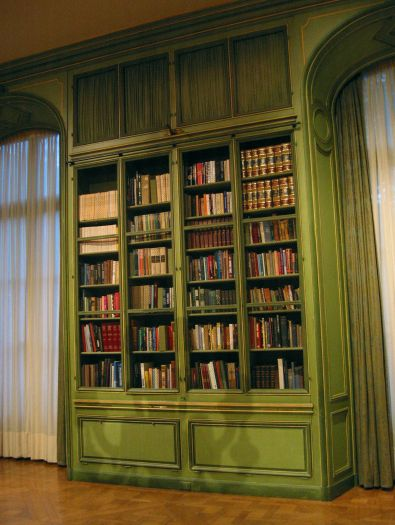
#> input picture Images/bookshelf.jpg, 395 x 525 px
$ python -i harris.py   (imports and definitions only)
#> lines starting #> are read from the running program, lines starting #| are printed output that depends on the picture
from numpy import *
from pylab import *
from scipy.ndimage import filters
from matplotlib.pyplot import *


def compute_harris_response(image, sigma=3):
    temp1 = np.zeros(image.shape)
    filters.gaussian_filter(image, (sigma, sigma), (0, 1), temp1)
    temp2 = np.zeros(image.shape)
    filters.gaussian_filter(image, (sigma, sigma), (1, 0), temp2)

    Wxx = filters.gaussian_filter(temp1 * temp1, sigma)
    Wxy = filters.gaussian_filter(temp1 * temp2, sigma)
    Wyy = filters.gaussian_filter(temp2 * temp2, sigma)
    # determinant and trace
    Wdet = Wxx * Wyy - Wxy ** 2
    Wtr = Wxx + Wyy

    return Wdet / Wtr


# [101 lines left out: functions get_harris_points, get_descriptors, match, match_twosided, appendimages, plot_matches, not called in this run]

>>> import cv2
>>> picture = cv2.imread('../Images/bookshelf.jpg', cv2.IMREAD_GRAYSCALE)
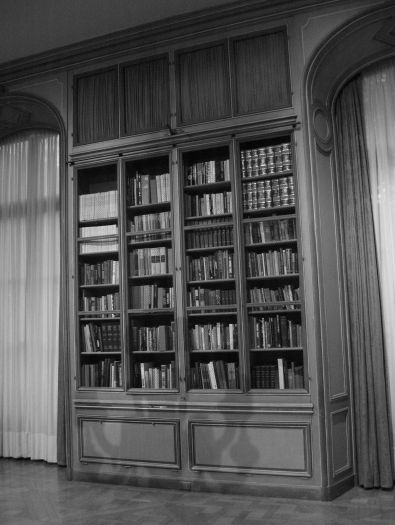
#> picture: shape (525, 395); min 0, max 234, mean 82.5
>>> result = compute_harris_response(picture)
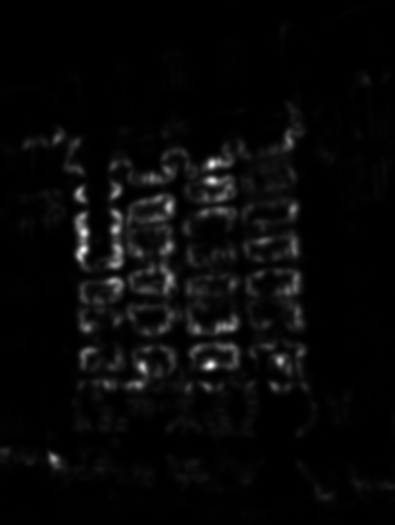
#> result: shape (525, 395) float64; min 0.000182, max 30.62, mean 1; drawn with min black and max white

$ run again, on Images/nieuwekerk1.jpg
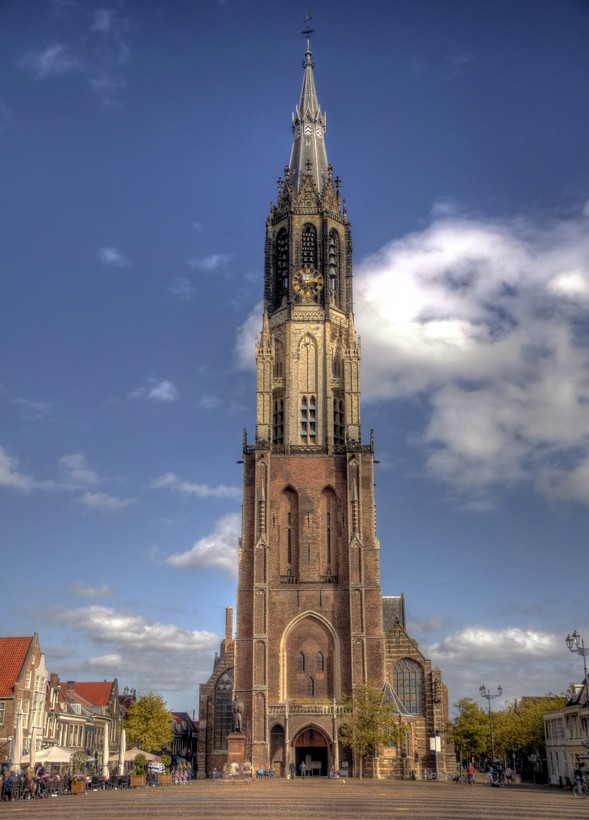
#> input picture Images/nieuwekerk1.jpg, 589 x 820 px
#> `picture = cv2.imread('../Images/bookshelf.jpg', cv2.IMREAD_GRAYSCALE)`:
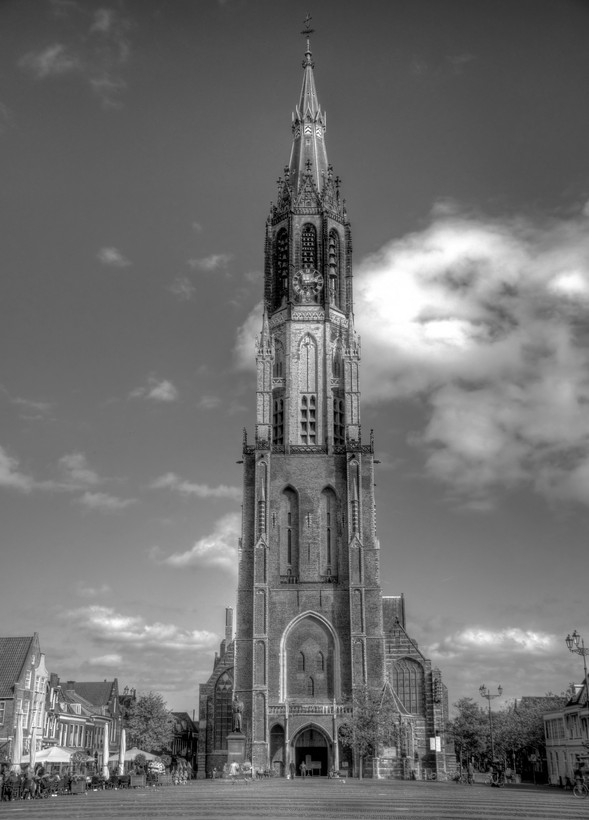
#> picture: shape (820, 589); min 0, max 255, mean 111.3
#> `result = compute_harris_response(picture)`:
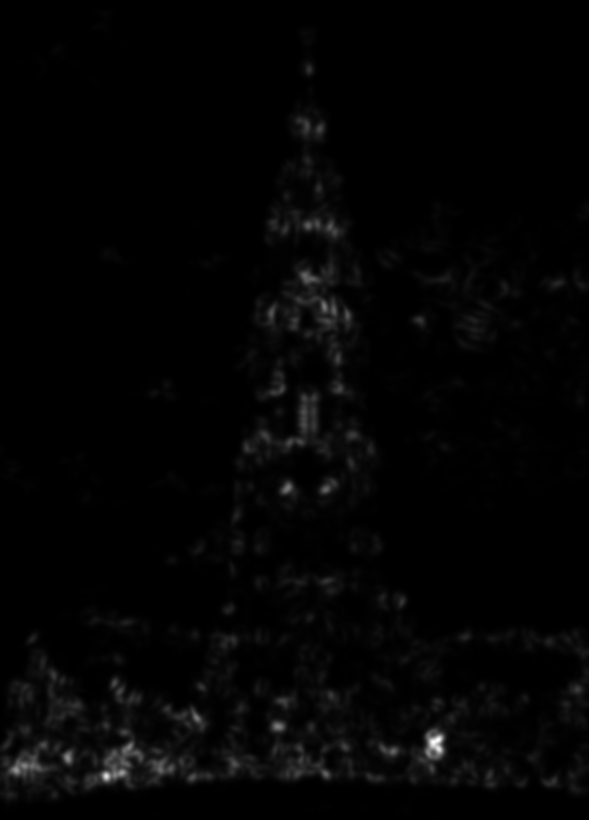
#> result: shape (820, 589) float64; min 3.02e-05, max 35.55, mean 0.6; drawn with min black and max white

$ run again, on Images/nieuwekerk2.jpg
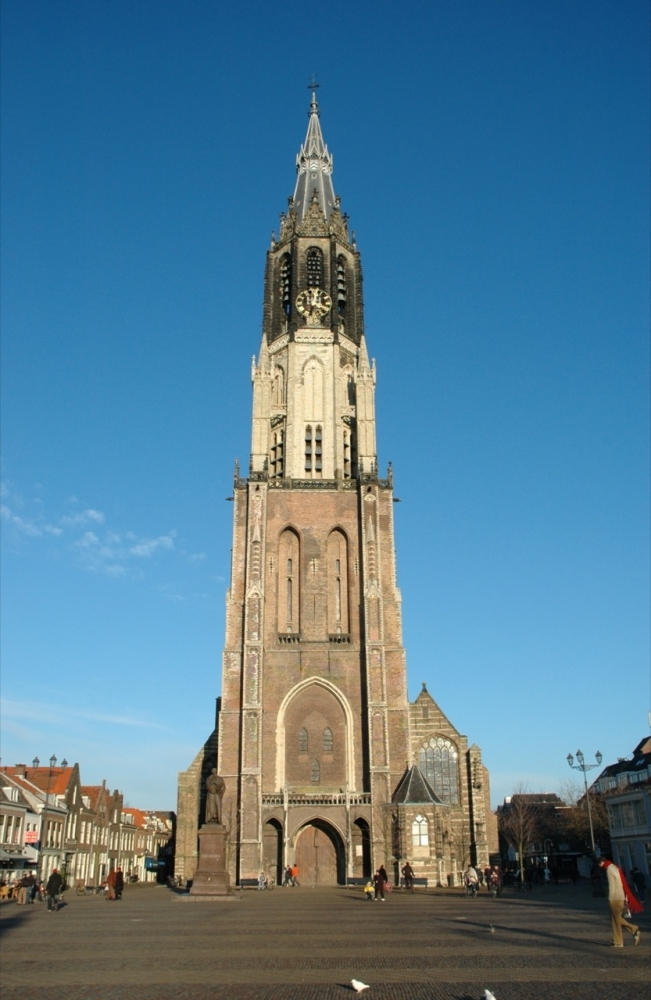
#> input picture Images/nieuwekerk2.jpg, 651 x 1000 px
#> `picture = cv2.imread('../Images/bookshelf.jpg', cv2.IMREAD_GRAYSCALE)`:
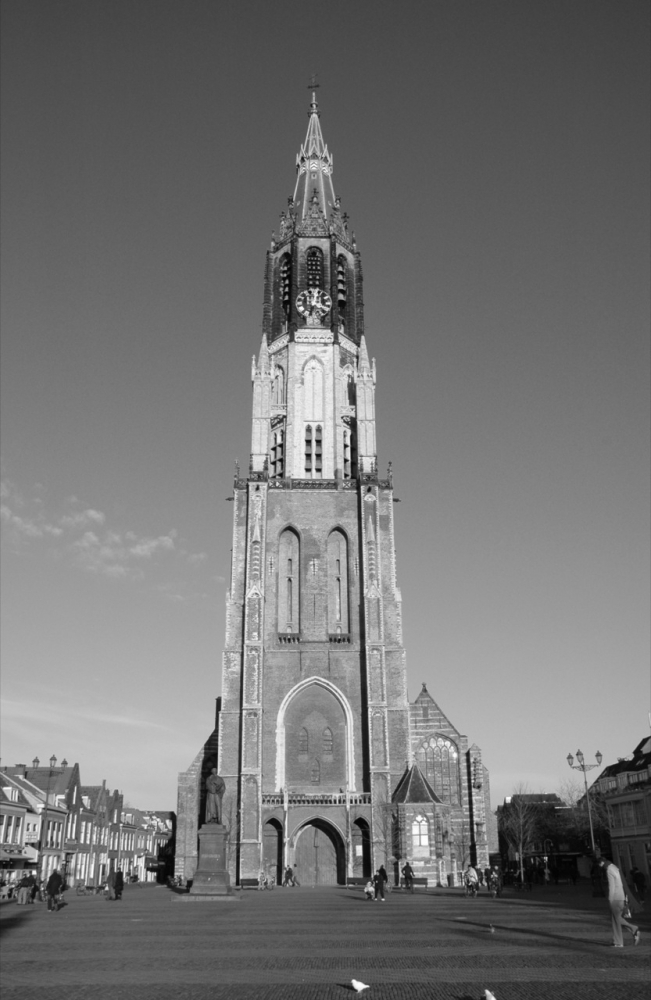
#> picture: shape (1000, 651); min 2, max 255, mean 115.4
#> `result = compute_harris_response(picture)`:
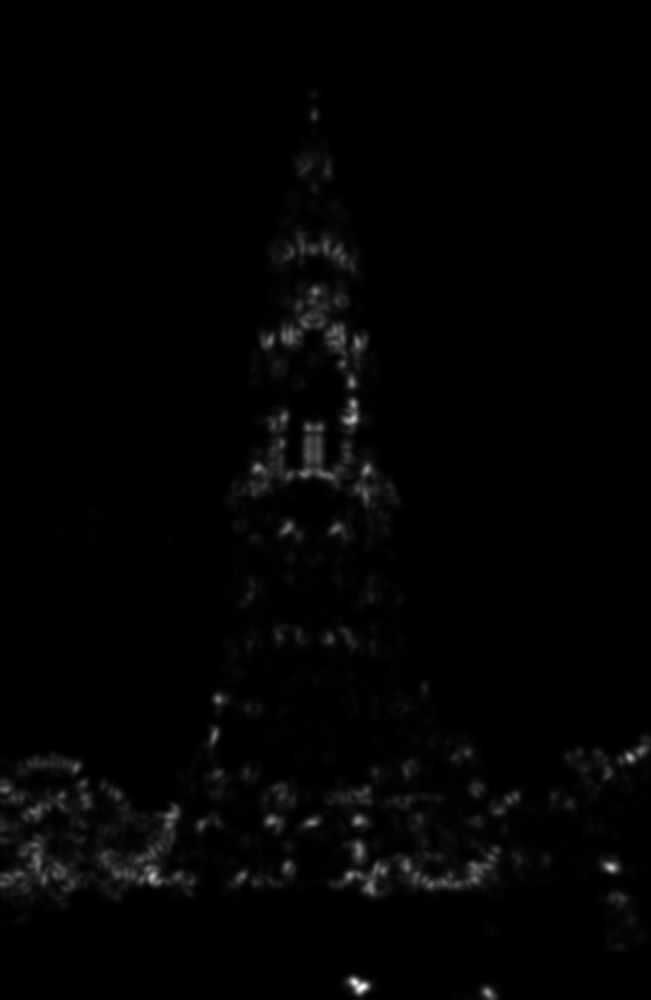
#> result: shape (1000, 651) float64; min 4.21e-05, max 49.06, mean 0.7; drawn with min black and max white
